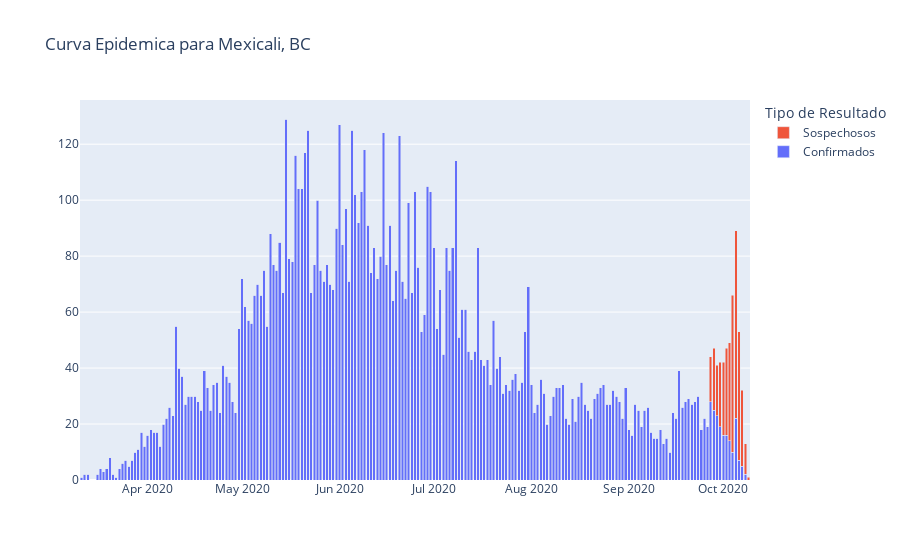

Write notebook code for a chart like this one.
### Markdown cell above
### Confirmados + Sospechosos por fecha de Inicio de Sintomas

### Code cell
df_src = pd.read_csv('./newest/201011COVID19MEXICO.csv', encoding = "ISO-8859-1")

df = df_src.loc[df_src['ENTIDAD_RES'] == 2] #entidad = Baja California
df = df.loc[df['MUNICIPIO_RES'] == 2] # municipio = mexicali
df = df.loc[(df['RESULTADO_LAB'] == 1) | (df['RESULTADO_LAB'] == 3)] # resultado = positivo SARS-COV-2 o Pendiente
df = df[['FECHA_SINTOMAS','RESULTADO_LAB']]

df.loc[df['RESULTADO_LAB'] == 1, 'CONFIRMADO'] = ['1']
df.loc[df['RESULTADO_LAB'] == 3, 'SOSPECHOSO'] = ['1']
df_by_date = df.groupby("FECHA_SINTOMAS",as_index=False).count()
df_by_date

fig = go.Figure(data=[
    go.Bar(name='Confirmados', x=df_by_date.FECHA_SINTOMAS, y=df_by_date.CONFIRMADO),
    go.Bar(name='Sospechosos', x=df_by_date.FECHA_SINTOMAS, y=df_by_date.SOSPECHOSO)
])
fig.update_layout(
    title="Curva Epidemica para Mexicali, BC",
    legend_title="Tipo de Resultado"
)

fig.update_layout(barmode='stack')
fig.show()

### Figure 1 — Plotly figure (JSON) as saved in the notebook; plotly's stock layout.template omitted (floating-point values rounded to 4 significant figures; data arrays with more than 128 entries replaced by an {"elided": "..."} marker saying what was removed)
{"data": [{"name": "Confirmados", "type": "bar", "x": {"elided": "211 str values"}, "y": {"elided": "211 int values"}}, {"name": "Sospechosos", "type": "bar", "x": {"elided": "211 str values"}, "y": {"elided": "211 int values"}}], "layout": {"barmode": "stack", "legend": {"title": {"text": "Tipo de Resultado"}}, "title": {"text": "Curva Epidemica para Mexicali, BC"}}}
